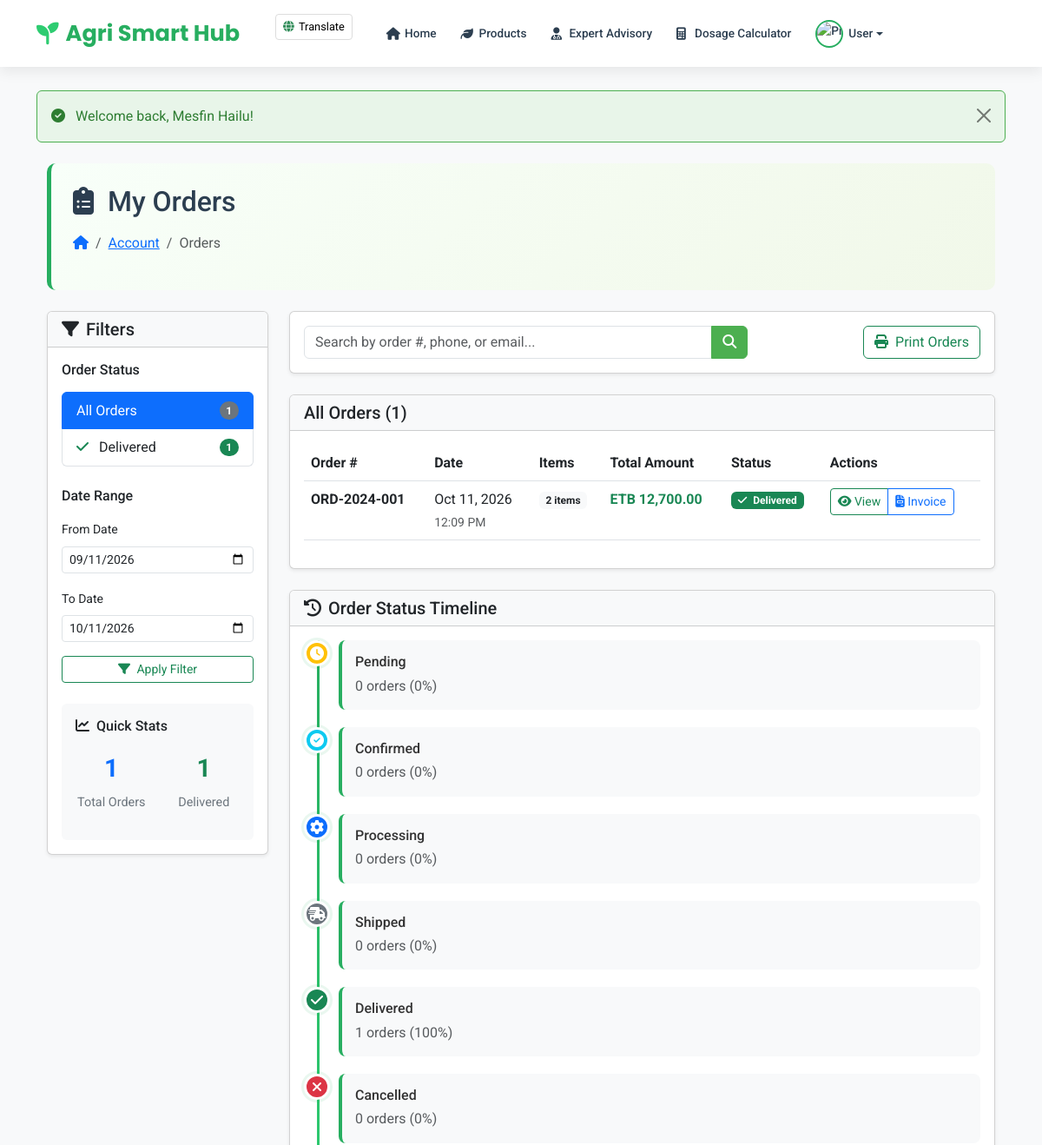
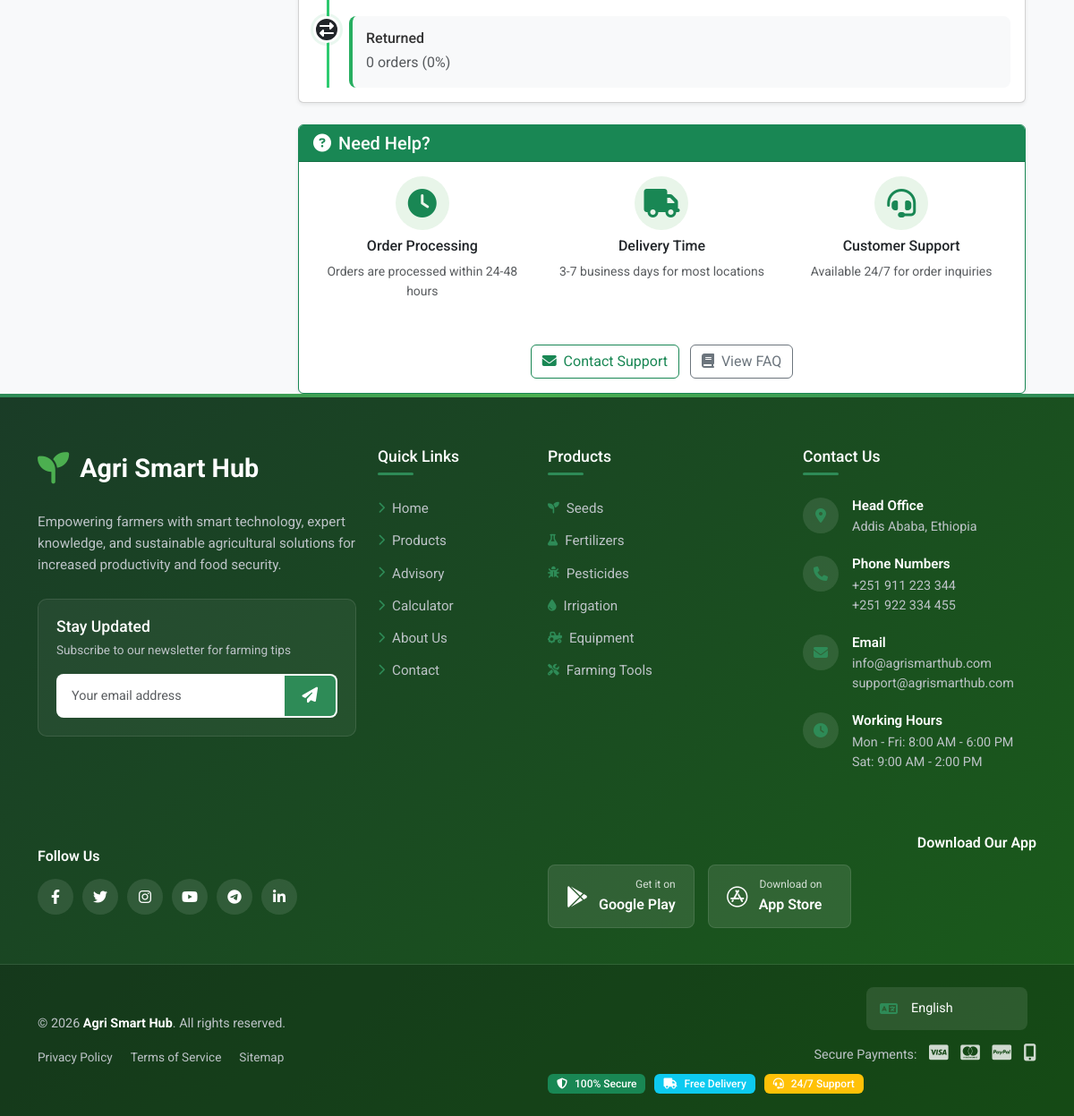
/pages/orders.php (signed in), run on the app's committed database (2 pictures, top to bottom).
### tables this page shows
CREATE TABLE IF NOT EXISTS orders (
    id INT AUTO_INCREMENT PRIMARY KEY,
    order_number VARCHAR(50) UNIQUE NOT NULL,
    user_id INT NOT NULL,
    total_amount DECIMAL(10,2) NOT NULL,
    shipping_cost DECIMAL(10,2) DEFAULT 0,
    tax_amount DECIMAL(10,2) DEFAULT 0,
    discount_amount DECIMAL(10,2) DEFAULT 0,
    final_amount DECIMAL(10,2) NOT NULL,
    shipping_address TEXT NOT NULL,
    billing_address TEXT,
    phone VARCHAR(20) NOT NULL,
    email VARCHAR(100),
    payment_method ENUM('cash_on_delivery', 'bank_transfer', 'mobile_money', 'card') DEFAULT 'cash_on_delivery',
    payment_status ENUM('pending', 'paid', 'failed', 'refunded') DEFAULT 'pending',
    payment_details TEXT,
    status ENUM('pending', 'confirmed', 'processing', 'shipped', 'delivered', 'cancelled', 'returned') DEFAULT 'pending',
    tracking_number VARCHAR(100),
    notes TEXT,
    created_at TIMESTAMP DEFAULT CURRENT_TIMESTAMP,
    updated_at TIMESTAMP DEFAULT CURRENT_TIMESTAMP ON UPDATE CURRENT_TIMESTAMP,
    INDEX idx_user_id (user_id),
    INDEX idx_status (status),
    INDEX idx_order_number (order_number)
);

### pages/orders.php (the view, shortened to what the rows shown need)
<?php
require_once '../includes/header.php';
function formatPrice($price, $currency = 'ETB ') {
    return $currency . number_format($price, 2);
}
$user_id = $_SESSION['user_id'];
$page = isset($_GET['page']) ? (int)$_GET['page'] : 1;
$per_page = 10;
$offset = ($page - 1) * $per_page;
$query = "SELECT SQL_CALC_FOUND_ROWS o.*,
                 COUNT(oi.id) as item_count,
                 SUM(oi.total_price) as items_total
          FROM orders o
          LEFT JOIN order_items oi ON o.id = oi.order_id
          WHERE o.user_id = ?";
$params = [$user_id];
$query .= " GROUP BY o.id ORDER BY o.created_at DESC LIMIT ? OFFSET ?";
$params[] = $per_page;
$params[] = $offset;
try {
    $stmt = $pdo->prepare($query);
    $stmt->execute($params);
    $orders = $stmt->fetchAll(PDO::FETCH_ASSOC);
} catch (PDOException $e) {
    $orders = [];
    $total_orders = 0;
    $total_pages = 1;
    logError("Error fetching orders: " . $e->getMessage());
}
$status_info = [
    'pending' => ['color' => 'warning', 'icon' => 'clock', 'label' => 'Pending'],
    'confirmed' => ['color' => 'info', 'icon' => 'check-circle', 'label' => 'Confirmed'],
    'processing' => ['color' => 'primary', 'icon' => 'cog', 'label' => 'Processing'],
    'shipped' => ['color' => 'secondary', 'icon' => 'shipping-fast', 'label' => 'Shipped'],
    'delivered' => ['color' => 'success', 'icon' => 'check', 'label' => 'Delivered'],
    'cancelled' => ['color' => 'danger', 'icon' => 'times', 'label' => 'Cancelled'],
    'returned' => ['color' => 'dark', 'icon' => 'exchange-alt', 'label' => 'Returned']
];
?>
<div class="container mt-4">
    <div class="page-header mb-4">
        <h1 class="h2 mb-3"><i class="fas fa-clipboard-list me-2"></i> My Orders</h1>
    </div>
    <div class="row">
        <div class="col-lg-9">
            <div class="card shadow-sm">
                <div class="card-body">
                    <?php if (count($orders) > 0): ?>
                        <div class="table-responsive">
                            <table class="table table-hover">
                                <thead>
                                    <tr>
                                        <th>Order #</th>
                                        <th>Date</th>
                                        <th>Items</th>
                                        <th>Total Amount</th>
                                        <th>Status</th>
                                        <th>Actions</th>
                                    </tr>
                                </thead>
                                <tbody>
                                    <?php foreach ($orders as $order): ?>
                                        <?php
                                        $status_data = $status_info[$order['status']] ?? ['color' => 'secondary', 'icon' => 'question-circle', 'label' => ucfirst($order['status'])];
                                        ?>
                                        <tr>
                                            <td>
                                                <strong><?php echo htmlspecialchars($order['order_number']); ?></strong>
                                            </td>
                                            <td>
                                                <?php echo date('M d, Y', strtotime($order['created_at'])); ?><br>
                                                <small class="text-muted"><?php echo date('h:i A', strtotime($order['created_at'])); ?></small>
                                            </td>
                                            <td>
                                                <span class="badge bg-light text-dark"><?php echo $order['item_count']; ?> items</span>
                                            </td>
                                            <td>
                                                <strong class="text-success"><?php echo formatPrice($order['final_amount']); ?></strong>
                                            </td>
                                            <td>
                                                <span class="badge bg-<?php echo $status_data['color']; ?>">
                                                    <i class="fas fa-<?php echo $status_data['icon']; ?> me-1"></i>
                                                    <?php echo $status_data['label']; ?>
                                                </span>
                                            </td>
                                            <td>
                                                <div class="btn-group btn-group-sm">
                                                    <a href="order_details.php?id=<?php echo $order['id']; ?>" class="btn btn-outline-success">
                                                        <i class="fas fa-eye"></i> View
                                                    </a>
                                                    <?php if ($order['status'] === 'delivered'): ?>
                                                        <a href="invoice.php?order_id=<?php echo $order['id']; ?>" class="btn btn-outline-primary">
                                                            <i class="fas fa-file-invoice"></i> Invoice
                                                        </a>
                                                    <?php endif; ?>
                                                </div>
                                            </td>
                                        </tr>
                                    <?php endforeach; ?>
                                </tbody>
                            </table>
                        </div>
                    <?php endif; ?>
                </div>
            </div>
        </div>
    </div>
</div>
<?php
require_once '../includes/footer.php';
?>

### data on the page
orders: order_number "ORD-2024-001", created_at "Oct 11, 2026", created_at "12:09 PM", item_count "2", final_amount "ETB 12,700.00", status "Delivered"

### other printed values
__('site_name') "Agri Smart Hub"
__('Translate') "Translate"
__('home') "Home"
__('products') "Products"
__('advisory') "Expert Advisory"
__('calculator') "Dosage Calculator"
$user_name "User"
$_SESSION['success'] "Welcome back, Mesfin Hailu!"
$total_orders "1"
$status_data['label'] "Delivered"
$status_counts[$status_key] "1"
$delivered_count "1"
$status_data['label'] "Pending"
$count "0"
$percentage "0"
